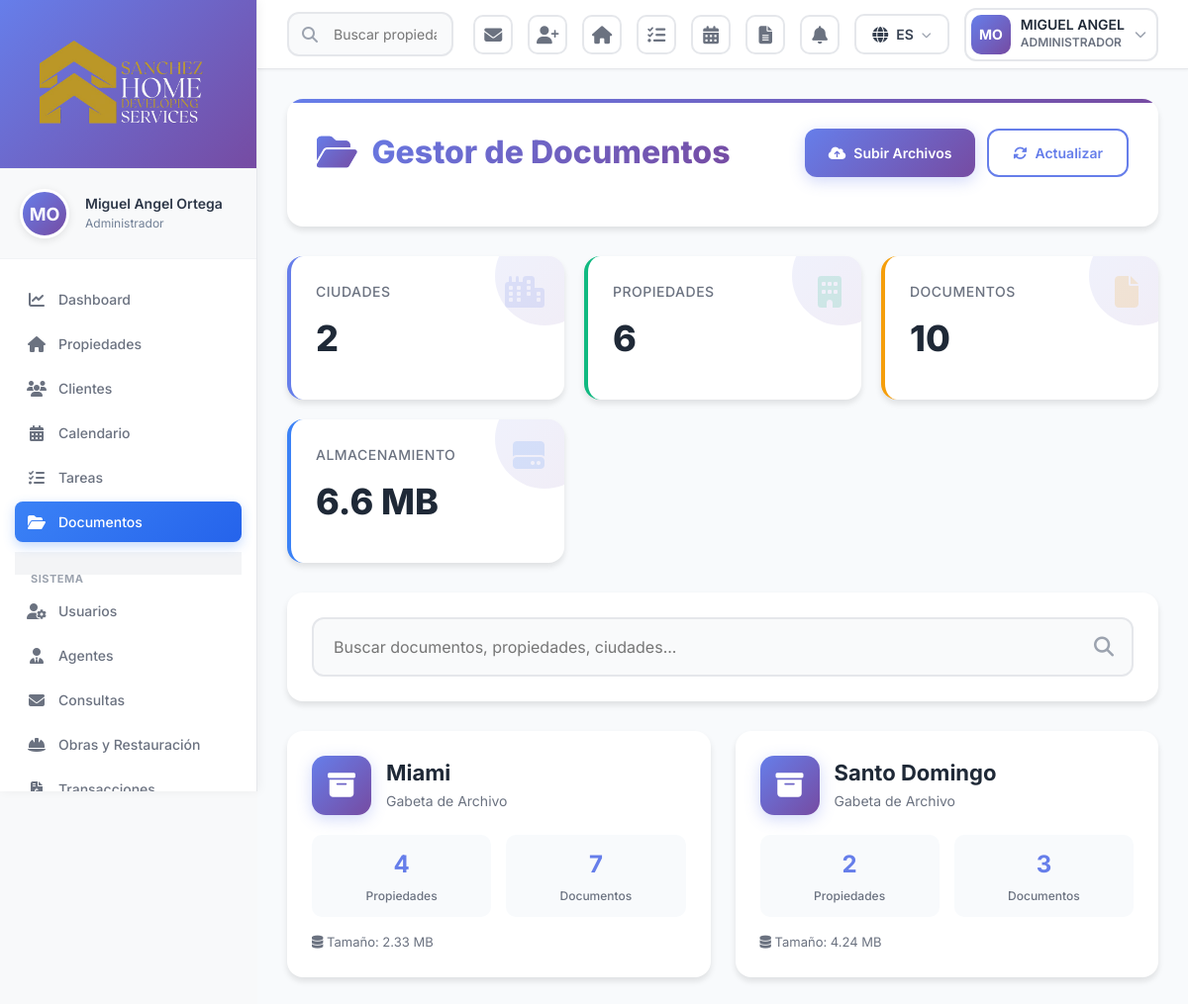
The app's page /documentos.php (signed in) with its own data.
### tables this page shows
CREATE TABLE `users` (
  `id` int(10) UNSIGNED NOT NULL,
  `username` varchar(100) NOT NULL,
  `email` varchar(255) NOT NULL,
  `password` varchar(255) NOT NULL,
  `first_name` varchar(100) NOT NULL,
  `last_name` varchar(100) NOT NULL,
  `phone` varchar(50) DEFAULT NULL,
  `phone_office` varchar(50) DEFAULT NULL,
  `profile_picture` varchar(500) DEFAULT NULL,
  `document_id` varchar(100) DEFAULT NULL,
  `date_of_birth` date DEFAULT NULL,
  `address` text DEFAULT NULL,
  `role_id` int(10) UNSIGNED NOT NULL,
  `office_id` int(10) UNSIGNED DEFAULT NULL,
  `status` enum('active','inactive','suspended') DEFAULT 'active',
  `position` varchar(150) DEFAULT NULL,
  `specialization` varchar(150) DEFAULT NULL,
  `license_number` varchar(100) DEFAULT NULL,
  `commission_sale` decimal(5,2) DEFAULT 0.00,
  `commission_rent` decimal(5,2) DEFAULT 0.00,
  `biography` text DEFAULT NULL,
  `linkedin_url` varchar(500) DEFAULT NULL,
  `facebook_url` varchar(500) DEFAULT NULL,
  `twitter_url` varchar(500) DEFAULT NULL,
  `instagram_url` varchar(500) DEFAULT NULL,
  `whatsapp_business` varchar(50) DEFAULT NULL,
  `language` varchar(5) DEFAULT 'en',
  `show_in_public_website` tinyint(1) DEFAULT 0,
  `total_sales` int(10) UNSIGNED DEFAULT 0,
  `total_rentals` int(10) UNSIGNED DEFAULT 0,
  `total_transaction_value` decimal(15,2) DEFAULT 0.00,
  `average_rating` decimal(3,2) DEFAULT 0.00,
  `email_verified_at` timestamp NULL DEFAULT NULL,
  `remember_token` varchar(100) DEFAULT NULL,
  `last_login` timestamp NULL DEFAULT NULL,
  `created_at` timestamp NULL DEFAULT current_timestamp(),
  `updated_at` timestamp NULL DEFAULT current_timestamp() ON UPDATE current_timestamp()
);

CREATE TABLE `roles` (
  `id` int(10) UNSIGNED NOT NULL,
  `name` varchar(100) NOT NULL,
  `display_name` varchar(150) NOT NULL,
  `description` text DEFAULT NULL,
  `permissions` longtext DEFAULT NULL CHECK (json_valid(`permissions`)),
  `is_active` tinyint(1) DEFAULT 1,
  `created_at` timestamp NULL DEFAULT current_timestamp(),
  `updated_at` timestamp NULL DEFAULT current_timestamp() ON UPDATE current_timestamp()
);

### documentos.php (the view, shortened to what the rows shown need)
<?php
require_once 'config.php';
require_once 'database.php';
require_once 'functions.php';
$currentUser = getCurrentUser();
include 'header.php';
include 'sidebar.php';
?>
<div class="documents-drive-container">
    <div class="drive-header">
        <div class="drive-header-top">
            <h1 class="drive-title">
                <i class="fas fa-folder-open"></i>
                <?php echo __('documents.file_manager', [], 'Document Manager'); ?>
            </h1>
        </div>
    </div>
</div>
<?php include 'footer.php'; ?>

### header.php (shortened to what the rows shown need)
<!DOCTYPE html>
<html lang="<?php echo currentLanguage() === 'es' ? 'es' : 'en'; ?>">
<head>
    <link href="https://cdn.jsdelivr.net/npm/bootstrap@5.3.0/dist/css/bootstrap.min.css" rel="stylesheet">
    <link rel="stylesheet" href="https://cdnjs.cloudflare.com/ajax/libs/font-awesome/6.4.0/css/all.min.css">
    <link rel="stylesheet" href="https://cdn.jsdelivr.net/npm/sweetalert2@11/dist/sweetalert2.min.css">
    <link rel="stylesheet" href="assets/css/style.css">
</head>
<body>
<div class="header-modern">
    <div class="header-actions">
        <div class="custom-dropdown" id="userDropdown">
            <div class="custom-dropdown-toggle user-dropdown-toggle">
                <?php if($currentUser['profile_picture']): ?>
                <img src="<?php echo htmlspecialchars($currentUser['profile_picture']); ?>"
                     alt="<?php echo htmlspecialchars($currentUser['first_name']); ?>"
                     class="user-avatar-header">
                <?php else: ?>
                <div class="user-avatar-header" style="background: linear-gradient(135deg, #667eea 0%, #764ba2 100%); display: flex; align-items: center; justify-content: center; color: white; font-weight: 700; font-size: 14px;">
                    <?php echo strtoupper(substr($currentUser['first_name'], 0, 1) . substr($currentUser['last_name'], 0, 1)); ?>
                </div>
                <?php endif; ?>
                <div class="user-info-header">
                    <div class="user-info-name"><?php echo htmlspecialchars($currentUser['first_name']); ?></div>
                    <div class="user-info-role"><?php echo htmlspecialchars($currentUser['role']['display_name'] ?? __('user', [], 'Usuario')); ?></div>
                </div>
                <i class="fas fa-chevron-down" style="color: #9ca3af; font-size: 12px;"></i>
            </div>
        </div>
    </div>
</div>
</body>
</html>
</body>
</html>

### sidebar.php (shortened to what the rows shown need)
<aside class="sidebar" id="sidebar">
    <div class="user-profile-section">
        <div class="d-flex align-items-center gap-3">
            <?php if($currentUser['profile_picture']): ?>
            <img src="<?php echo htmlspecialchars($currentUser['profile_picture']); ?>"
                 alt="<?php echo htmlspecialchars($currentUser['first_name']); ?>"
                 class="user-avatar">
            <?php else: ?>
            <div class="user-avatar-placeholder">
                <?php echo strtoupper(substr($currentUser['first_name'], 0, 1) . substr($currentUser['last_name'], 0, 1)); ?>
            </div>
            <?php endif; ?>
            <div class="flex-grow-1 user-info">
                <h6 class="user-name">
                    <?php echo htmlspecialchars($currentUser['first_name'] . ' ' . $currentUser['last_name']); ?>
                </h6>
                <small class="user-role">
                    <?php echo htmlspecialchars($currentUser['role']['display_name'] ?? __('user', [], 'Usuario')); ?>
                </small>
            </div>
        </div>
    </div>
</aside>

### records on screen
users: first_name+last_name "MO", first_name "MIGUEL ANGEL", first_name+last_name "Miguel Angel Ortega"
roles: display_name "ADMINISTRADOR", display_name "Administrador"

### other values on screen
__('menu.dashboard', [], 'Dashboard') "Dashboard"
__('menu.properties', [], 'Propiedades') "Propiedades"
__('menu.clients', [], 'Clientes') "Clientes"
__('menu.calendar', [], 'Calendario') "Calendario"
__('menu.tasks', [], 'Tareas') "Tareas"
__('menu.documents', [], 'Documentos') "Documentos"
__('menu.system', [], 'Gestión') "SISTEMA"
__('menu.users', [], 'Usuarios') "Usuarios"
__('menu.agents', [], 'Agentes') "Agentes"
__('menu.inquiries', [], 'Consultas') "Consultas"
__('menu.projects', [], 'Obras y Restauración') "Obras y Restauración"
__('documents.file_manager', [], 'Document Manager') "Gestor de Documentos"
__('documents.upload_files', [], 'Upload Files') "Subir Archivos"
__('documents.refresh', [], 'Refresh') "Actualizar"
__('documents.cities', [], 'Cities') "CIUDADES"
